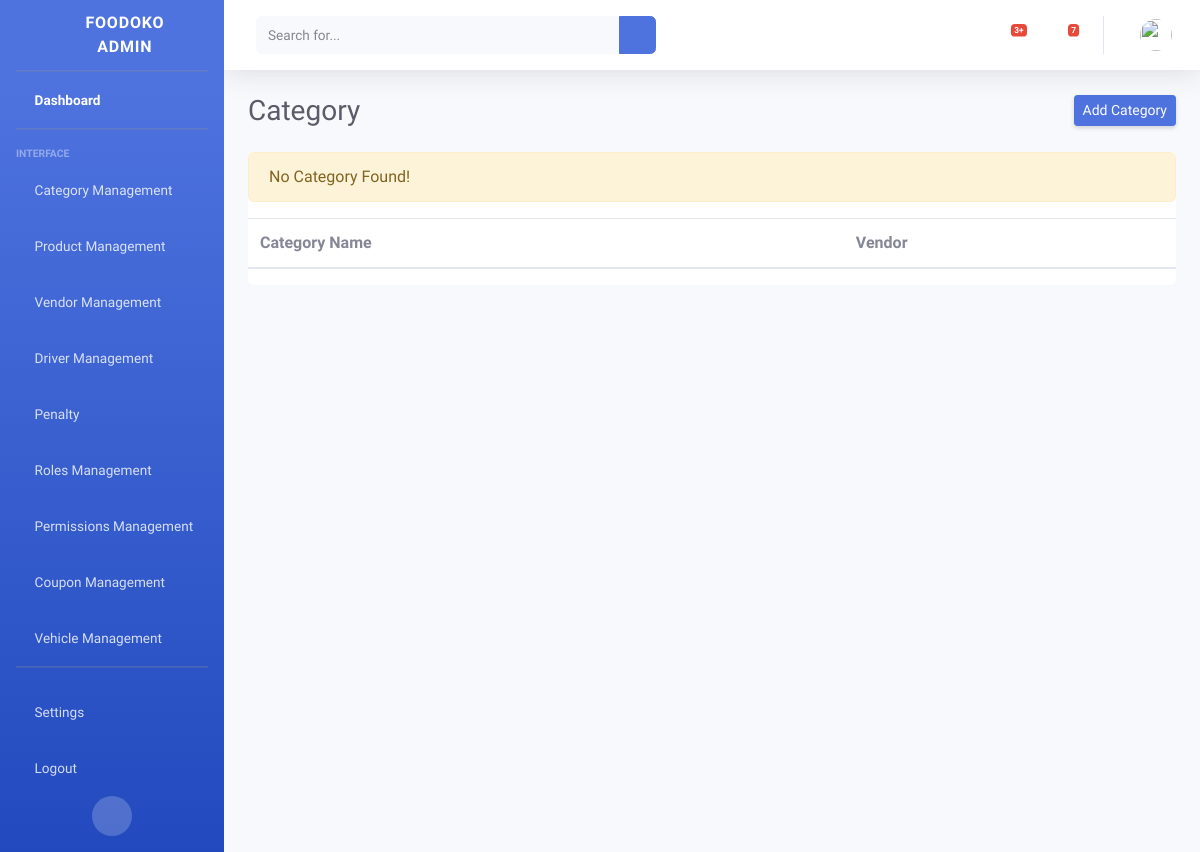
The app's page /adminpanel/category/, older data.
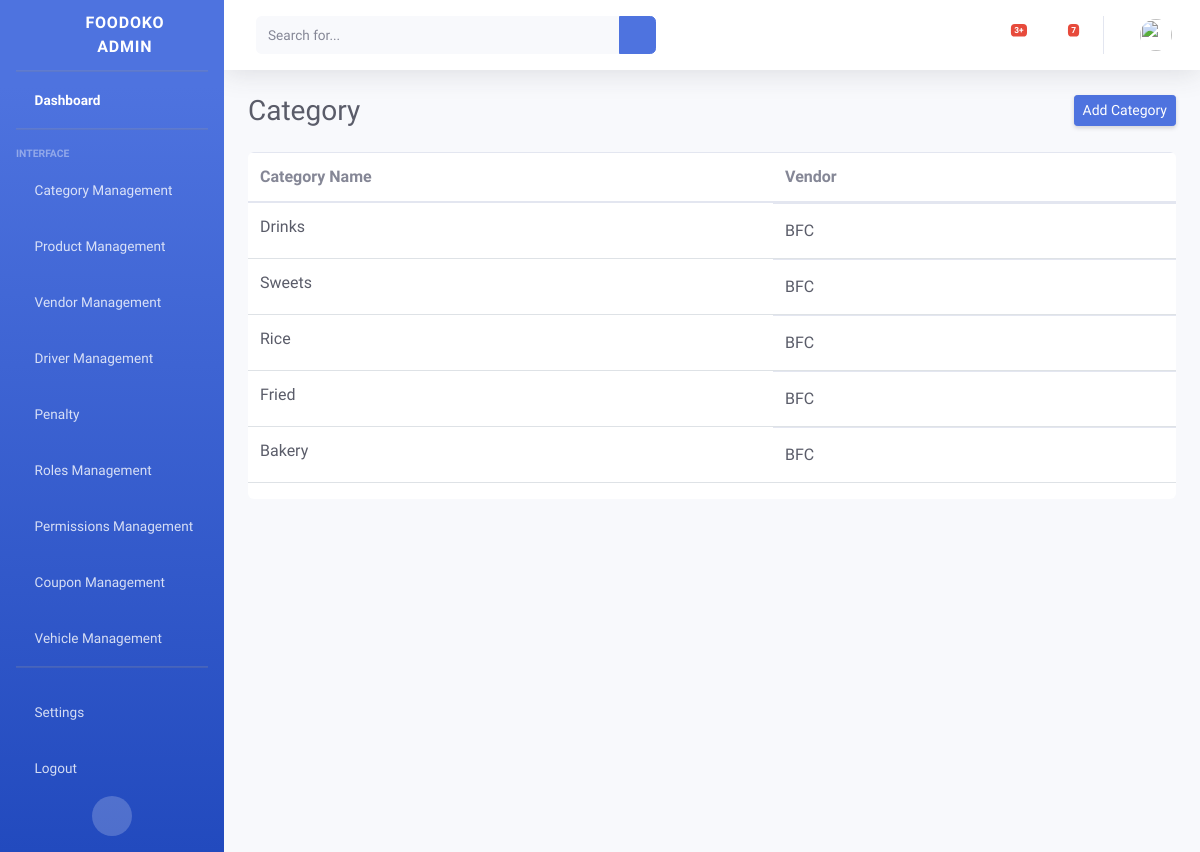
The same page, newer data.
### vendorside/models.py (models this page shows, shortened)
class Category(models.Model):
    title = models.CharField(max_length=255)
    vendor = models.ForeignKey(VendorProfile, on_delete=models.CASCADE)
    category_img = models.ImageField(upload_to="images/")
    class Meta:
        ordering = ["-id"]
        verbose_name = "Category"

### authentication/models.py (models this page shows)
class VendorProfile(models.Model):
    user = models.OneToOneField(User, on_delete=models.CASCADE)
    vendor_name = models.CharField(max_length=255)
    shop_name = models.CharField(max_length=255, unique=True)
    shop_logo = models.ImageField(upload_to="images/")
    contact_number = models.CharField(max_length=255)
    address = models.TextField(null=True)
    total_sale = models.DecimalField(decimal_places=2, max_digits=19, default=0.00)
    class Meta:
        ordering = ["-id"]
        verbose_name = "Vendor Profile"
    def __str__(self):
        return self.vendor_name

### Dashboard/views.py (the view)
# urls.py: path("category/", CategoryView.as_view(), name="categoryView"),
class CategoryView(View):
    template_name = "category/category.html"
    def get(self, request):
        cats = Category.objects.all()
        args = {
            "cats": cats,
        }
        return render(request, self.template_name, args)

### Dashboard/templates/category/category.html (shortened to what this page needs)
{% load static %}
{% include 'base.html' %}
<body id="page-top">
    <div id="wrapper">
        {% include 'admin-sidebar.html' %}
        <div id="content-wrapper" class="d-flex flex-column">
            <div id="content">
               {% include 'admin-nav.html' %}
                <div class="container-fluid">
                    <div class="d-sm-flex align-items-center justify-content-between mb-4">
                        <h1 class="h3 mb-0 text-gray-800">Category</h1>
                        <a href="{% url 'addCategory' %}" class="d-none d-sm-inline-block btn btn-sm btn-primary shadow-sm">Add Category</a>
                    </div>
                    <div class="main____dept____table table-responsive">
                        <table class="table">
                          <thead class="table_____head">
                            <tr>
                              <th scope="col">Category Name</th>
                              <th scope="col">Vendor</th>
                            </tr>
                          </thead>
                          <tbody class="catgory__table">
                            {% if cats %}
                            {% for c in cats %}
                            <tr>
                              <td class="category__data"><a href="#" class="w-100 d-flex text-dark category__name">{{ c.title }}</a></td>
                              <td class="d-flex align-items-center">
                                <a href="{% url 'editCategory' c.id %}" class="w-100 d-flex text-dark">{{ c.vendor }}</a>
                                <form method="POST" action="{% url 'deleteCategory' %}">
                                  <button class="border-0 bg-white" type="submit"><i class="fas fa-times-circle cross____icon"></i></button>
                                </form>
                                <a class="border-0 bg-white" href="{% url 'editCategory' c.id %}"><i class="fas fa-edit cross____icon"></i></a>
                              </td>
                            </tr>
                            {% endfor %}
                          {% else %}
                          <div class="alert alert-warning" role="alert">
                            No Category Found!
                          </div>
                           {% endif %}
                          </tbody>
                        </table>
                      </div>
                </div>
            </div>
        </div>
    </div>
</body>

Row changes from the older to the newer data that the page shows:
added Category: title "Drinks", vendor "BFC"
added Category: title "Sweets", vendor "BFC"
added Category: title "Rice", vendor "BFC"
added Category: title "Fried", vendor "BFC"
added Category: title "Bakery", vendor "BFC"
Text that changed along with them:
text no longer shown: "No Category Found!"
